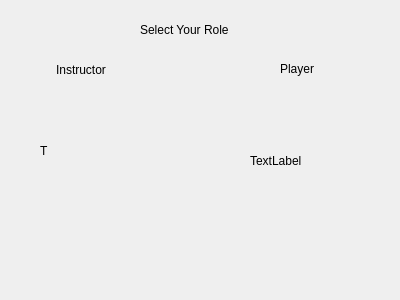
<?xml version="1.0" encoding="UTF-8"?>
<ui version="4.0">
 <class>Role</class>
 <widget class="QWidget" name="Role">
  <property name="geometry">
   <rect>
    <x>0</x>
    <y>0</y>
    <width>400</width>
    <height>300</height>
   </rect>
  </property>
  <property name="windowTitle">
   <string>Form</string>
  </property>
  <widget class="QLabel" name="instructor">
   <property name="geometry">
    <rect>
     <x>40</x>
     <y>110</y>
     <width>111</width>
     <height>81</height>
    </rect>
   </property>
   <property name="text">
    <string>T</string>
   </property>
  </widget>
  <widget class="QLabel" name="player">
   <property name="geometry">
    <rect>
     <x>250</x>
     <y>90</y>
     <width>101</width>
     <height>141</height>
    </rect>
   </property>
   <property name="text">
    <string>TextLabel</string>
   </property>
  </widget>
  <widget class="QLabel" name="label">
   <property name="geometry">
    <rect>
     <x>56</x>
     <y>60</y>
     <width>71</width>
     <height>20</height>
    </rect>
   </property>
   <property name="text">
    <string>Instructor</string>
   </property>
  </widget>
  <widget class="QLabel" name="label_2">
   <property name="geometry">
    <rect>
     <x>280</x>
     <y>60</y>
     <width>67</width>
     <height>17</height>
    </rect>
   </property>
   <property name="text">
    <string>Player</string>
   </property>
  </widget>
  <widget class="QLabel" name="label_3">
   <property name="geometry">
    <rect>
     <x>140</x>
     <y>20</y>
     <width>141</width>
     <height>20</height>
    </rect>
   </property>
   <property name="text">
    <string>Select Your Role</string>
   </property>
  </widget>
 </widget>
 <resources/>
 <connections/>
</ui>
